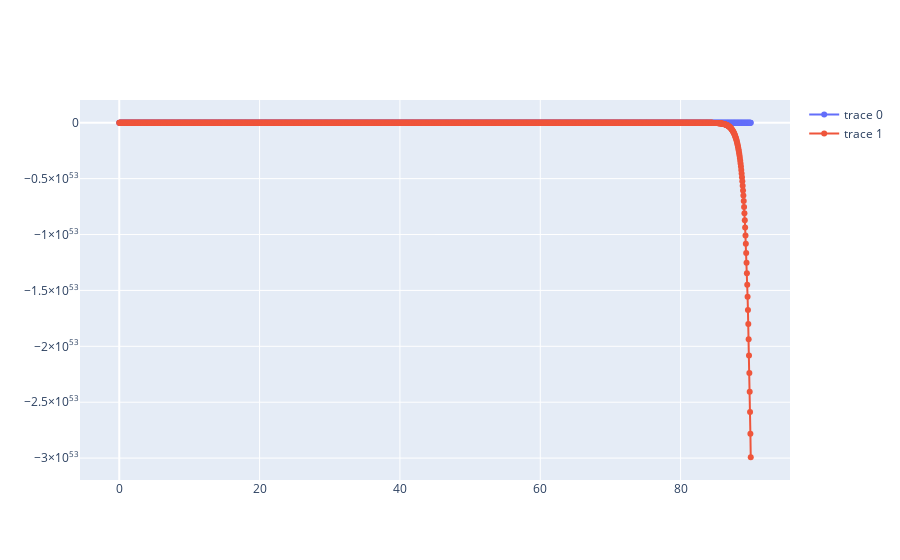

Write notebook code for a chart like this one.
### Code cell
fig = go.Figure()

fig.add_trace(
    go.Scatter(x = time_step, y=u, mode='lines+markers')
)

fig.add_trace(
    go.Scatter(x = time_step, y=v, mode='lines+markers')
)

### Figure 1 — Plotly figure (JSON) as saved in the notebook; plotly's stock layout.template omitted (floating-point values rounded to 4 significant figures; data arrays with more than 128 entries replaced by an {"elided": "..."} marker saying what was removed)
{"data": [{"mode": "lines+markers", "type": "scatter", "x": {"elided": "1801 float values"}, "y": {"elided": "1801 float values"}}, {"mode": "lines+markers", "type": "scatter", "x": {"elided": "1801 float values"}, "y": {"elided": "1801 float values"}}], "layout": {}}
